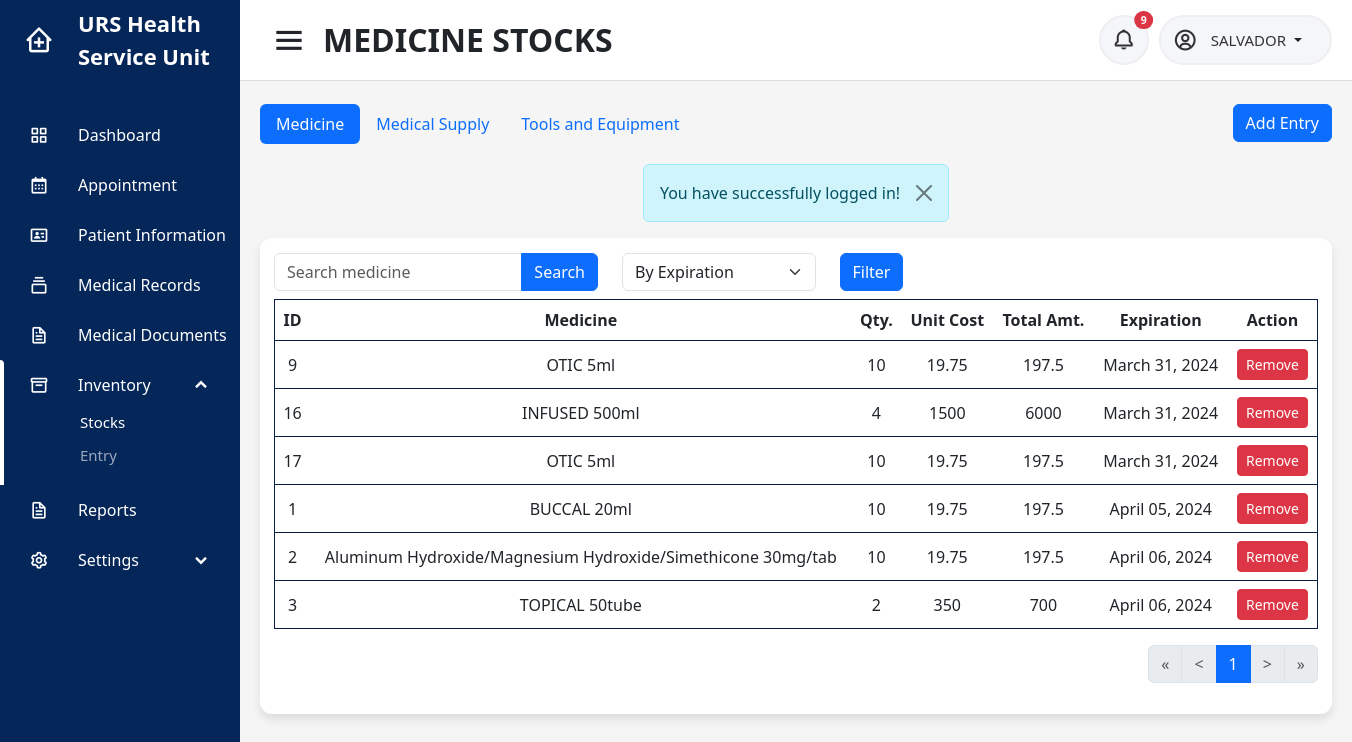
The page /users/nurse/med_stocks.php (signed in) on the database as committed earlier.
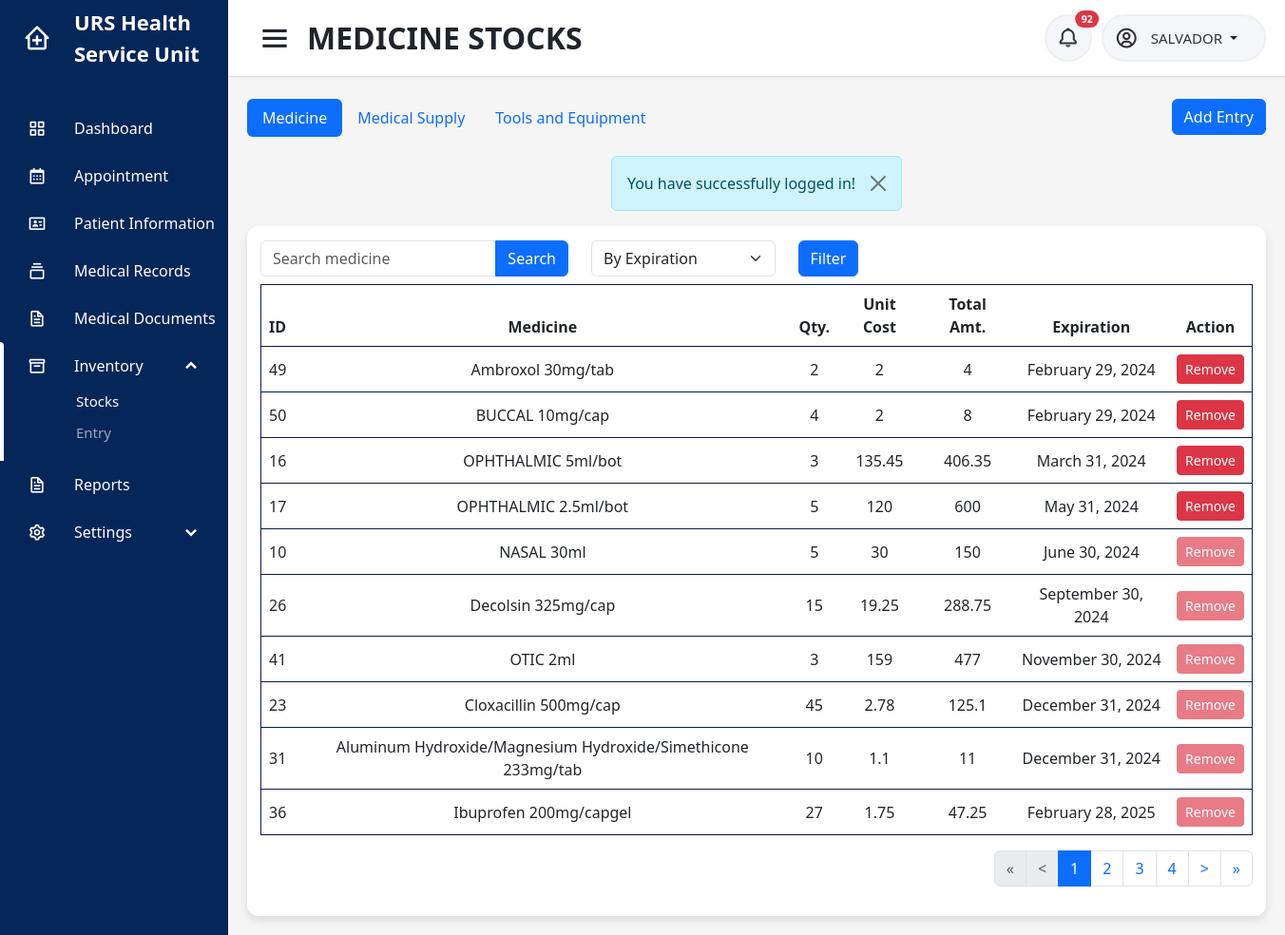
The same page on the database as committed later.
### tables this page shows
CREATE TABLE `inventory_medicine` (
  `id` int(11) NOT NULL,
  `campus` varchar(45) NOT NULL,
  `medid` int(11) NOT NULL,
  `closed` int(10) UNSIGNED DEFAULT 0,
  `open` int(10) UNSIGNED DEFAULT 0,
  `qty` int(10) UNSIGNED NOT NULL,
  `unit_cost` float UNSIGNED NOT NULL,
  `expiration` date DEFAULT NULL,
  `date` date NOT NULL,
  `time` time NOT NULL
);

CREATE TABLE `medicine` (
  `medid` int(11) NOT NULL,
  `med_admin` varchar(45) NOT NULL,
  `medicine` varchar(100) NOT NULL,
  `dosage` float NOT NULL,
  `dosage_form` varchar(45) NOT NULL,
  `unit_measure` varchar(45) NOT NULL,
  `datetime` datetime NOT NULL,
  `state` varchar(45) NOT NULL COMMENT 'per piece/open-close'
);

### users/nurse/med_stocks.php (the view, shortened to what the changed rows need)
<?php
include('../../connection.php');
$campus = $_SESSION['campus'];
$userid = $_SESSION['userid'];
if (isset($_GET['medicine'])) {
    $medicine = isset($_GET['medicine']) ? $_GET['medicine'] : '';
    $whereClause = " campus = '$campus' AND i.qty > 0";
    if ($medicine !== '') {
        $whereClause .= " AND CONCAT(m.medicine, ' ', m.dosage, m.unit_measure) LIKE '%$medicine%'";
    }
    $sql_count = "SELECT COUNT(*) AS total_rows
                  FROM inventory_medicine i
                  INNER JOIN medicine m ON m.medid=i.medid
                  WHERE $whereClause ORDER BY expiration";
} else {
    $sql_count = "SELECT COUNT(*) AS total_rows
                  FROM inventory_medicine i
                  INNER JOIN medicine m ON m.medid=i.medid
                  WHERE campus = '$campus' AND i.qty > 0 ORDER BY expiration";
}
$count_result = $conn->query($sql_count);
if ($count_result) {
    $count_row = $count_result->fetch_assoc();
    $nr_of_rows = $count_row['total_rows'];
} else {
    echo "Error: " . $conn->error;
}
$rows_per_page = 10;
$page = isset($_GET['page']) ? $_GET['page'] : 1;
$start = ($page - 1) * $rows_per_page;
$pages = ceil($nr_of_rows / $rows_per_page);
$previous = $page - 1;
$next = $page + 1;
$start_loop = $page > 2 ? $page - 2 : 1;
$end_loop = $page < $pages - 2 ? $page + 2 : $pages;
if ($pages > 4) {
    if ($page > 2 && $page < $pages - 1) {
        $end_loop = $page + 1;
    } elseif ($page == 1) {
        $start_loop = 1;
        $end_loop = 4;
    } elseif ($page == $pages) {
        $start_loop = $pages - 3;
        $end_loop = $pages;
    }
}
?>
<!DOCTYPE html>
<html lang="en" dir="ltr">
<head>
    <?php include('../../includes/header.php'); ?>
</head>
<body id="<?php echo $id ?>">
    <section class="home-section">
        <nav>
            <div class="right-nav">
                <div class="notification-button">
                    <button type="button" class="btn btn-sm position-relative" onclick="window.location.href = 'notification'">
                        <i class='bx bx-bell'></i>
                        <?php
                        $sql = "SELECT au.id, au.user, au.campus, au.activity, au.datetime, au.status, ac.firstname, ac.middlename, ac.lastname, ac.campus, i.image FROM audit_trail au INNER JOIN account ac ON ac.accountid = au.user INNER JOIN patient_image i ON i.patient_id = au.user WHERE ((au.activity LIKE '%added a walk-in schedule%' AND au.activity LIKE '%$campus%') OR (au.activity LIKE '%cancelled a walk-in schedule%' AND au.activity LIKE '%$campus%') OR au.activity LIKE 'sent%' OR au.activity LIKE 'cancelled%' OR au.activity LIKE 'uploaded medical document%' OR au.activity LIKE '%expired%') AND au.status='unread' AND au.user != '$userid' ORDER BY au.datetime DESC";
                        $result = mysqli_query($conn, $sql);
                        if ($row = mysqli_num_rows($result)) {
                        ?>
                            <span class="position-absolute top-0 start-100 translate-middle badge rounded-pill bg-danger">
                                <?= $row ?>
                            </span>
                        <?php
                        }
                        ?>
                    </button>
                </div>
            </div>
        </nav>
        <div class="home-content">
            <div class="overview-boxes">
                        <?php include('modals/nurseaddmedstocks_exp_modal.php'); ?>
                <div class="content">
                    <div class="row">
                        <div class="col-sm-12">
                            <div class="table-responsive">
                                <table class="table">
                                    <thead class="head">
                                        <tr>
                                            <th>ID</th>
                                            <th>Medicine</th>
                                            <th>Qty.</th>
                                            <th>Unit Cost</th>
                                            <th>Total Amt.</th>
                                            <th>Expiration</th>
                                            <th>Action</th>
                                    </thead>
                                    <tbody>
                                        <?php
                                        if (isset($_GET['medicine']) && $_GET['medicine'] != '') {
                                            $medicine = $_GET['medicine'];
                                            $count = 1;
                                            $sql = "SELECT i.id, i.campus, i.medid, i.qty, i.unit_cost, i.expiration, m.medicine, m.dosage, m.unit_measure, m.medid FROM inventory_medicine i INNER JOIN medicine m on m.medid=i.medid WHERE CONCAT(m.medicine, ' ', m.dosage, m.unit_measure) LIKE '%$medicine%' AND campus = '$campus' LIKE '%$medicine%' AND i.qty > 0  ORDER BY expiration LIMIT $start, $rows_per_page";
                                            $result = mysqli_query($conn, $sql);
                                        } else {
                                            $sql = "SELECT i.id, i.campus, i.medid, i.qty, i.unit_cost, i.expiration, m.medicine, m.dosage, m.unit_measure, m.medid FROM inventory_medicine i INNER JOIN medicine m on m.medid=i.medid WHERE campus = '$campus' AND i.qty > 0  ORDER BY expiration LIMIT $start, $rows_per_page";
                                            $result = mysqli_query($conn, $sql);
                                        }
                                        if ($result) {
                                            if (mysqli_num_rows($result) > 0) {
                                                foreach ($result as $data) {
                                                    $today = date("Y-m-d");
                                                    if ($data['expiration'] <= $today) {
                                        ?>
                                                        <tr style="color: red;">
                                                            <td><?php echo $data['id'];
                                                                $amount = $data['qty'] * $data['unit_cost'];
                                                                if ($data['expiration'] == "0000-00-00") {
                                                                    $date = "N/A";
                                                                } else {
                                                                    $date = date("F d, Y", strtotime($data['expiration']));
                                                                }
                                                                ?></td>
                                                            <td><?php echo $data['medicine'] . " " . $data['dosage'] . $data['unit_measure'] ?></td>
                                                            <td><?php echo $data['qty'] ?></td>
                                                            <td><?php echo $data['unit_cost'] ?></td>
                                                            <td><?php echo $amount ?></td>
                                                            <td><?php echo $date; ?></td>
                                                            <td><button type="button" class="btn btn-danger btn-sm" data-bs-toggle="modal" data-bs-target="#rem_exp<?php echo $data['id']; ?>">Remove</button></td>
                                                        </tr>
                                                    <?php
                                                    } else { ?>
                                                        <tr>
                                                            <td><?php echo $data['id'];
                                                                $amount = $data['qty'] * $data['unit_cost'];
                                                                if ($data['expiration'] == "0000-00-00") {
                                                                    $date = "N/A";
                                                                } else {
                                                                    $date = date("F d, Y", strtotime($data['expiration']));
                                                                }
                                                                ?></td>
                                                            <td><?php echo $data['medicine'] . " " . $data['dosage'] . $data['unit_measure'] ?></td>
                                                            <td><?php echo $data['qty'] ?></td>
                                                            <td><?php echo $data['unit_cost'] ?></td>
                                                            <td><?php echo $amount ?></td>
                                                            <td><?php echo $date; ?></td>
                                                            <td><button type="button" class="btn btn-danger btn-sm" disabled>Remove</button></td>
                                                        </tr>
                                                <?php
                                                    }
                                                }
                                            }
                                        }
                                        ?>
                                    </tbody>
                                </table>
                                <ul class="pagination justify-content-end">
                                    <?php
                                    if (mysqli_num_rows($result) > 0) : ?>
                                        <li class="page-item <?= $page == 1 ? 'disabled' : ''; ?>">
                                            <a class="page-link" href="?<?= isset($_GET['medicine']) ? 'medicine=' . $_GET['medicine'] . '&' : '' ?>page=<?= 1; ?>">&laquo;</a>
                                        </li>
                                        <li class="page-item <?php echo $page == 1 ? 'disabled' : ''; ?>">
                                            <a class="page-link" href="?<?= isset($_GET['medicine']) ? 'medicine=' . $_GET['medicine'] . '&' : '' ?>page=<?= $previous; ?>">&lt;</a>
                                        </li>
                                        <?php for ($i = $start_loop; $i <= $end_loop; $i++) : ?>
                                            <li class="page-item <?php echo $page == $i ? 'active' : ''; ?>">
                                                <a class="page-link" href="?<?= isset($_GET['medicine']) ? 'medicine=' . $_GET['medicine'] . '&' : '' ?>page=<?= $i; ?>"><?= $i; ?></a>
                                            </li>
                                        <?php endfor; ?>
                                        <li class="page-item <?php echo $page == $pages ? 'disabled' : ''; ?>">
                                            <a class="page-link" href="?<?= isset($_GET['medicine']) ? 'medicine=' . $_GET['medicine'] . '&' : '' ?>page=<?= $next; ?>">&gt;</a>
                                        </li>
                                        <li class="page-item <?php echo $page == $pages ? 'disabled' : ''; ?>">
                                            <a class="page-link" href="?<?= isset($_GET['medicine']) ? 'medicine=' . $_GET['medicine'] . '&' : '' ?>page=<?= $pages; ?>">&raquo;</a>
                                        </li>
                                    <?php endif; ?>
                                </ul>
                            </div>
                        </div>
                    </div>
                </div>
            </div>
        </div>
    </section>
</body>
</html>

Rows that differ between the two databases and show on the page:
no longer on this page (row edited): inventory_medicine: id "9", medid.medicine "OTIC", medid.dosage "5", medid.unit_measure "ml", qty "10", unit_cost "19.75", amount "197.5", expiration "March 31, 2024"
no longer on this page (row edited): inventory_medicine: id "1", medid.medicine "BUCCAL", medid.dosage "20", medid.unit_measure "ml", qty "10", unit_cost "19.75", amount "197.5", expiration "April 05, 2024"
no longer on this page (row edited): inventory_medicine: id "2", medid.medicine "Aluminum Hydroxide/Magnesium Hydroxide/Simethicone", medid.dosage "30", medid.unit_measure "mg/tab", qty "10", unit_cost "19.75", amount "197.5", expiration "April 06, 2024"
no longer on this page (row edited): inventory_medicine: id "3", medid.medicine "TOPICAL", medid.dosage "50", medid.unit_measure "tube", qty "2", unit_cost "350", amount "700", expiration "April 06, 2024"
added inventory_medicine: id "49", medid.medicine "Ambroxol", medid.dosage "30", medid.unit_measure "mg/tab", qty "2", unit_cost "2", amount "4", expiration "February 29, 2024"
added inventory_medicine: id "50", medid.medicine "BUCCAL", medid.dosage "10", medid.unit_measure "mg/cap", qty "4", unit_cost "2", amount "8", expiration "February 29, 2024"
changed inventory_medicine "March 31, 2024": medid.medicine "INFUSED" → "OPHTHALMIC"; medid.dosage "500" → "5"; medid.unit_measure "ml" → "ml/bot"; qty "4" → "3"; unit_cost "1500" → "135.45"; amount "6000" → "406.35"
changed inventory_medicine id 17: medid.medicine "OTIC" → "OPHTHALMIC"; medid.dosage "5" → "2.5"; medid.unit_measure "ml" → "ml/bot"; qty "10" → "5"; unit_cost "19.75" → "120"; amount "197.5" → "600"; expiration "March 31, 2024" → "May 31, 2024"
now on this page (row edited): inventory_medicine: id "10", medid.medicine "NASAL", medid.dosage "30", medid.unit_measure "ml", qty "5", unit_cost "30", amount "150", expiration "June 30, 2024"
added inventory_medicine: id "26", medid.medicine "Decolsin", medid.dosage "325", medid.unit_measure "mg/cap", qty "15", unit_cost "19.25", amount "288.75", expiration "September 30, 2024"
added inventory_medicine: id "41", medid.medicine "OTIC", medid.dosage "2", medid.unit_measure "ml", qty "3", unit_cost "159", amount "477", expiration "November 30, 2024"
added inventory_medicine: id "23", medid.medicine "Cloxacillin", medid.dosage "500", medid.unit_measure "mg/cap", qty "45", unit_cost "2.78", amount "125.1", expiration "December 31, 2024"
added inventory_medicine: id "31", medid.medicine "Aluminum Hydroxide/Magnesium Hydroxide/Simethicone", medid.dosage "233", medid.unit_measure "mg/tab", qty "10", unit_cost "1.1", amount "11", expiration "December 31, 2024"
added inventory_medicine: id "36", medid.medicine "Ibuprofen", medid.dosage "200", medid.unit_measure "mg/capgel", qty "27", unit_cost "1.75", amount "47.25", expiration "February 28, 2025"
Other text that changed with them:
$row: "9" → "92"
new list line: "2"
new list line: "3"
new list line: "4"
